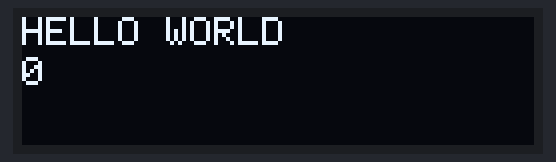
Recording of a sketch running on a simulated Arduino Uno, built with avr-gcc and run on an emulated ATmega328P. Shown: 128×32 one-colour display.

Above: at 0.1 s.
At 5.03 s:
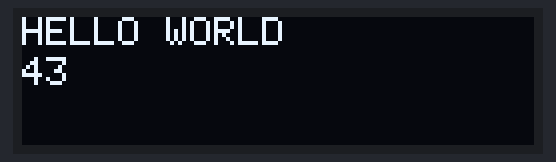
At 9.97 s:
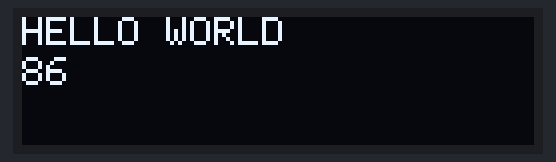
At 19.97 s:
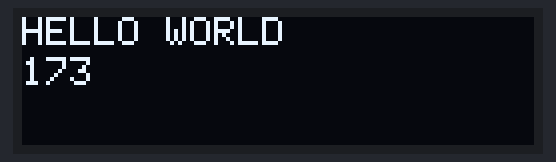
At 29.86 s:
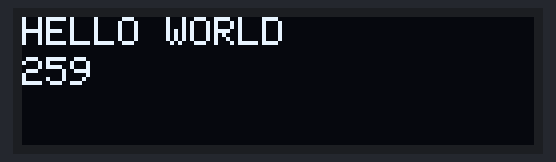
At 39.86 s:
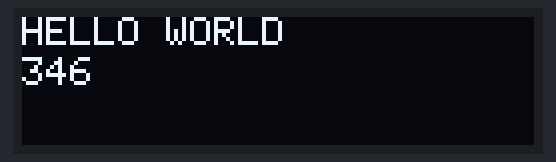

The sketch:

OLEDTest1.ino
```cpp
// Use ADAFruit SSD1306
#include <SPI.h>
#include <Wire.h>
#include <Adafruit_GFX.h>
#include <Adafruit_SSD1306.h>

#define SCREEN_WIDTH 128 // OLED display width, in pixels
#define SCREEN_HEIGHT 32 // OLED display height, in pixels

// Declaration for an SSD1306 display connected to I2C (SDA, SCL pins)
#define OLED_RESET     -1 // Reset pin # (or -1 if sharing Arduino reset pin)
Adafruit_SSD1306 display(SCREEN_WIDTH, SCREEN_HEIGHT, &Wire, OLED_RESET);


// 0,96" OLED / 0,91 OLED
// vcc -> 5v
// gnd -> gnd
// SCL -> A5
// SDA -> A4

#define SCREEN_WIDTH 128 // OLED display width, in pixels
#define SCREEN_HEIGHT 32 // OLED display height, in pixels


void setup() {
  // put your setup code here, to run once:
  Serial.begin(9600);

  // Start the screen
  if(!display.begin(SSD1306_SWITCHCAPVCC, 0x3C)) { // Address 0x3C for 128x32
    Serial.println("SSD1306 allocation failed");
    for(;;); // Don't proceed, loop forever
  }
}

int counter = 0;
void loop()
{
  display.clearDisplay();

  display.setTextSize(1); // Draw 2X-scale text
  display.setTextColor(SSD1306_WHITE);
  display.setCursor(0, 0);
  display.println(F("HELLO WORLD"));
  display.setCursor(0,10);
  display.println(counter);
  counter++;
  display.display();      // Show initial text
  delay(100);
}
```
